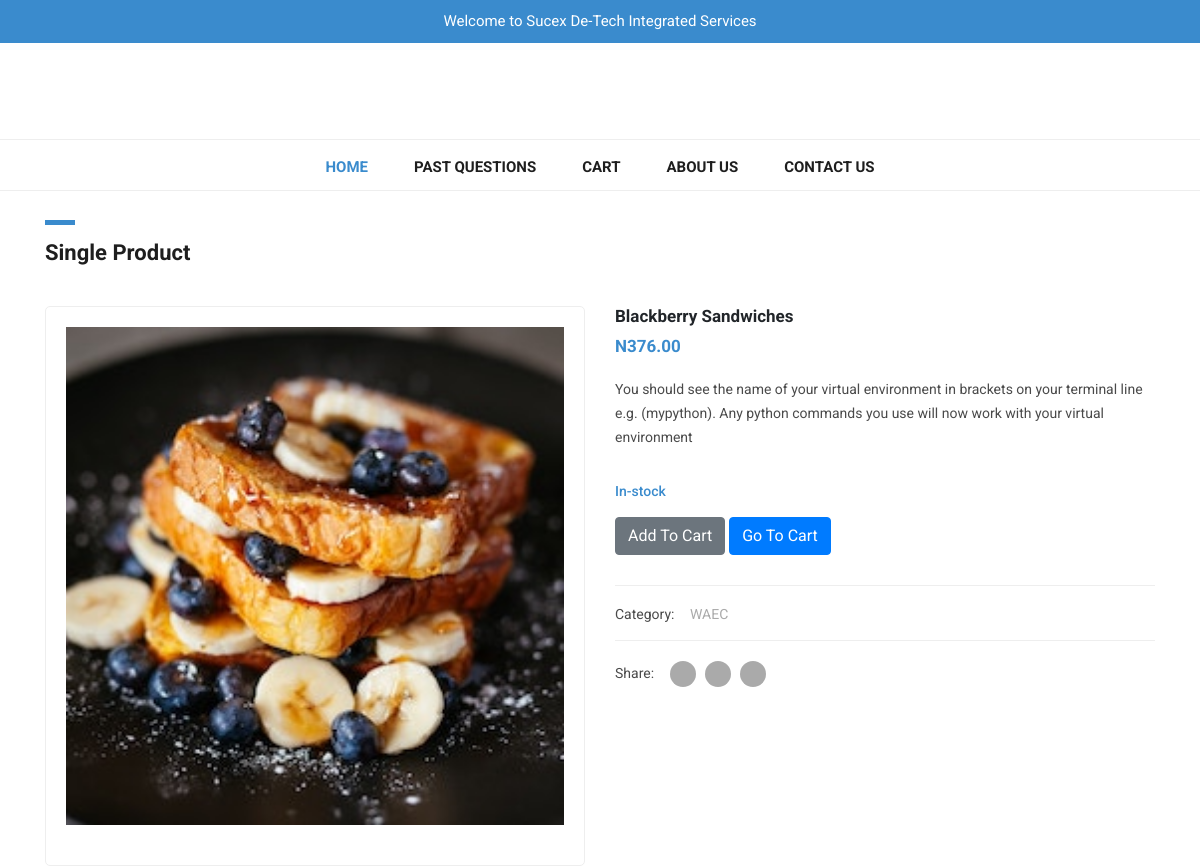
/home/item-detail/1/, run on the app's committed database.
### pinmall/models.py (models this page shows, shortened)
class Item(models.Model):
    name = models.CharField(max_length=255)
    description = models.TextField()
    created_at = models.DateTimeField(auto_now=True, db_index=True)
    category = models.CharField(choices=CATEGORY, max_length=1)
    label = models.CharField(choices=LABEL, max_length=1)
    updated_at = models.DateTimeField(auto_now_add=True, db_index=True)
    slug = models.SlugField(unique=True)
    image = models.ImageField(null=True, blank=True, upload_to='picture/')
    price = models.DecimalField(max_digits=10, decimal_places=2)

### pinmall/views.py (the view)
# urls.py: path('item-detail/<int:pk>/', ItemDetailView.as_view(), name='item-detail'),
class ItemDetailView(generic.DetailView):
    model = Item
    template_name = "card_detail.html"

### pinmall/templates/card_detail.html (shortened to what this page needs)
<!DOCTYPE html>
<html lang="en">
{% load static %}
  <head>
    <link href="{% static 'vendor/bootstrap/css/bootstrap.min.css' %}" rel="stylesheet">
    <link rel="stylesheet" href="{% static 'assets/css/fontawesome.css' %}">
    <link rel="stylesheet" href="{% static 'assets/css/tooplate-main.css' %}">
    <link rel="stylesheet" href="{% static 'assets/css/owl.css' %}">
    <link rel="stylesheet" href="{% static 'assets/css/flex-slider.css' %}">
  </head>
<body>
  <div id="pre-header">
    <div class="container">
      <div class="row">
        <div class="col-md-12">
          <span>Welcome to Sucex De-Tech Integrated Services</span>
        </div>
      </div>
    </div>
  </div>
  <nav class="navbar navbar-expand-lg navbar-dark bg-dark static-top">
    <div class="container">
      <a class="navbar-brand" href="#"><img src="{% static 'assets/images/header-logo.png' %}" alt=""></a>
      <div class="collapse navbar-collapse" id="navbarResponsive">
        <ul class="navbar-nav ml-auto">
          <li class="nav-item active">
            <a class="nav-link" href="/">Home
            </a>
          </li>
          <li class="nav-item">
            <a class="nav-link" href="products.html">Past Questions</a>
          </li>
          <li class="nav-item">
            <a class="nav-link" href="{% url 'pinmall:cart' %}">Cart</a>
          </li>
          <li class="nav-item">
            <a class="nav-link" href="{% url 'pinmall:about' %}">About Us</a>
          </li>
          <li class="nav-item">
            <a class="nav-link" href="{% url 'pinmall:contact' %}">Contact Us</a>
          </li>
        </ul>
      </div>
    </div>
  </nav>
  <div class="single-product">
    <div class="container">
      <div class="row">
        <div class="col-md-12">
          <div class="section-heading">
            <div class="line-dec"></div>
            <h1>Single Product</h1>
          </div>
        </div>
        <div class="col-md-6">
          <div class="product-slider">
            <div id="slider" class="flexslider">
              <ul class="slides">
                  <img src="{{ object.image.url }}" class="img-fluid" alt="">
              </ul>
            </div>
          </div>
        </div>
        <div class="col-md-6">
          <div class="right-content">
            <h4>{{ object.name }}</h4>
            {% if object.discount_price %}
            <del>N{{ items.price }}</del>
            </span>
            <span>${{ object.discount_price }}</span>
            {% else %}
            <h6>N{{ object.price }}</h6>
            {% endif %}
            <p>{{ object.description }}</p>
            <span>{{ object.get_label_display }}</span>
            <section>
            <a href="{% url 'pinmall:detail' item.slug %}" class="btn btn-secondary btn-md my-0 p" >Add To Cart</a>
            <a href="{% url 'pinmall:cart' %}" class="btn btn-primary btn-md my-0 p">Go To Cart</a>
            </section>
            <div class="down-content">
              <div class="categories">
                <h6>Category: <span><a href="">{{ object.get_category_display }}</a>
              </div>
              <div class="share">
                <h6>Share: <span><a href="#"><i class="fa fa-facebook"></i></a><a href="#"><i class="fa fa-linkedin"></i></a><a href="#"><i class="fa fa-twitter"></i></a></span></h6>
              </div>
            </div>
          </div>
        </div>
      </div>
    </div>
  </div>

### static/css/tooplate-main.css (style rules this page uses)
body { font-family: 'Roboto', sans-serif; transition: all 0.5s; }
p { margin-bottom: 0px; font-size: 14px; color: #4a4a4a; line-height: 24px; }
a { text-decoration: none!important; }
.section-heading { margin-top: 80px; margin-bottom: 40px; }
.section-heading .line-dec { width: 30px; height: 5px; background-color: #3a8bcd; }
.section-heading h1 { font-size: 22px; font-weight: 700; color: #1e1e1e; margin-top: 15px; }
#pre-header { background-color: #3a8bcd; text-align: center; }
#pre-header span { color: #fff; font-size: 15px; padding: 10px 0px; display: inline-block; }
.navbar .navbar-brand { text-align: center; width: 100%; position: relative; padding: 25px 0px; }
.bg-dark { background-color: #fff!important; border-bottom: 1px solid #eee; }
#navbarResponsive { z-index: 999; position: absolute; left: 50%; top: 105px; transform: translateX(-50%); }
.navbar-dark .navbar-nav .nav-item { margin: 0px 15px; }
.navbar-dark .navbar-nav .nav-link { text-transform: uppercase; font-size: 15px; font-weight: 700; color: #1e1e1e; transition: all 0.5s; }
.navbar-dark .navbar-nav .nav-link:hover, .navbar-dark .navbar-nav .active>.nav-link, .navbar-dark .navbar-nav .nav-link.active, .navbar-dark .navbar-nav .nav-link.show, .navbar-dark .navbar-nav .show>.nav-link { color: #3a8bcd; }
.navbar:after { width: 100%; height: 1px; background-color: #eee; content: ''; position: absolute; left: 0; bottom: -52px; }
.single-product .product-slider { padding: 20px; border: 1px solid #eee!important; border-radius: 5px; }
.flexslider { border: none!important; }
.single-product .right-content h4 { font-size: 17px; font-weight: 700; margin-top: 0px; }
.single-product .right-content h6 { color: #3a8bcd; font-size: 17px; font-weight: 700; margin-top: 10px; }
.single-product .right-content p { margin-top: 20px; margin-bottom: 30px; }
.single-product .right-content span { font-size: 14px; color: #3a8bcd; font-weight: 500; display: inline-block; margin-bottom: 15px; }
.single-product .right-content .down-content span { margin-bottom: 0px; display: inline-block; margin-left: 8px; color: #aaa; }
.single-product .right-content .down-content span a { color: #aaa; font-weight: 400; margin-left: 4px; transition: all 0.5s; }
.single-product .right-content .down-content span a i { transition: all 0.5s; background-color: #aaa; width: 26px; height: 26px; display: inline-block; text-align: center; line-height: 26px; border-radius: 50%; color: #fff; font-size: 12px; margin-right: 5px; }
.single-product .right-content .down-content .categories { border-top: 1px solid #eee; margin-top: 30px; padding: 10px 0px; }
.single-product .right-content .down-content .share { border-top: 1px solid #eee; padding: 10px 0px; }
.single-product .right-content .down-content h6 { font-size: 14px; color: #4a4a4a; font-weight: 400; }

### static/css/flex-slider.css (style rules this page uses)
.slides, .slides > li, .flex-control-nav, .flex-direction-nav { margin: 0; padding: 0; list-style: none; }
.flexslider { margin: 0; padding: 0; }
.flexslider .slides img { width: 100%; display: block; }
.flexslider .slides:after { content: "\0020"; display: block; clear: both; visibility: hidden; line-height: 0; height: 0; }
.flexslider { margin: 0; background: #fff; border: 4px solid #fff; position: relative; zoom: 1; -webkit-border-radius: 4px; -moz-border-radius: 4px; border-radius: 4px; -webkit-box-shadow: '' 0 1px 4px rgba(0, 0, 0, 0.2); -moz-box-shadow: '' 0 1px 4px rgba(0, 0, 0, 0.2); -o-box-shadow: '' 0 1px 4px rgba(0, 0, 0, 0.2); box-shadow: '' 0 1px 4px rgba(0, 0, 0, 0.2); }
.flexslider .slides { zoom: 1; }
.flexslider .slides img { height: auto; -moz-user-select: none; }

### data on the page
Item: image (picture), name "Blackberry Sandwiches", price "376.00", description "You should see the name of your virtual environment in brackets on your terminal line e.g. (mypython). Any python commands you use will now work with your virtual environment", label "In-stock", category "WAEC"
